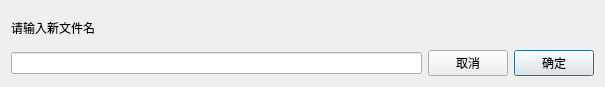
<?xml version="1.0" encoding="UTF-8"?>
<ui version="4.0">
 <class>createSourceWidget</class>
 <widget class="QDialog" name="createSourceWidget">
  <property name="geometry">
   <rect>
    <x>0</x>
    <y>0</y>
    <width>605</width>
    <height>87</height>
   </rect>
  </property>
  <property name="windowTitle">
   <string>Dialog</string>
  </property>
  <layout class="QGridLayout" name="gridLayout">
   <item row="0" column="0">
    <widget class="QLabel" name="label">
     <property name="text">
      <string>请输入新文件名</string>
     </property>
    </widget>
   </item>
   <item row="1" column="0">
    <widget class="QLineEdit" name="nameLineEdit"/>
   </item>
   <item row="1" column="2">
    <widget class="QPushButton" name="trueBtn">
     <property name="text">
      <string>确定</string>
     </property>
    </widget>
   </item>
   <item row="1" column="1">
    <widget class="QPushButton" name="cancelBtn">
     <property name="text">
      <string>取消</string>
     </property>
    </widget>
   </item>
  </layout>
 </widget>
 <resources/>
 <connections/>
</ui>
